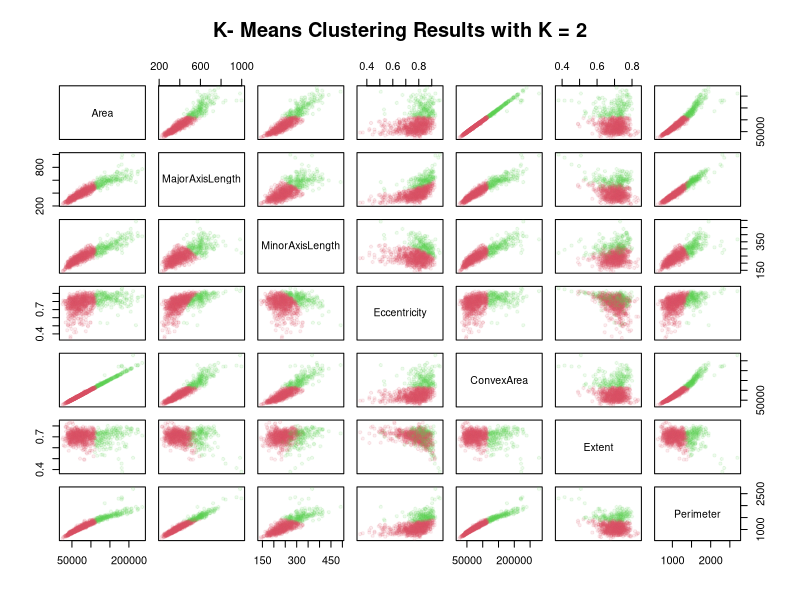

The R source for this figure:
## ---- chunk 1
data = read.csv('datasets/Raisin_Dataset.csv', sep = ';')
table(data$Class_literal)
## ---- chunk 2
df = data[-c(8, 9)]
head(df)
## ---- chunk 3
km.out = kmeans(df, 2)
km.out
## ---- chunk 4
plot (df, col = adjustcolor(km.out$cluster + 1, alpha.f = 0.1),
main = "K- Means Clustering Results with K = 2", pch = 20)
